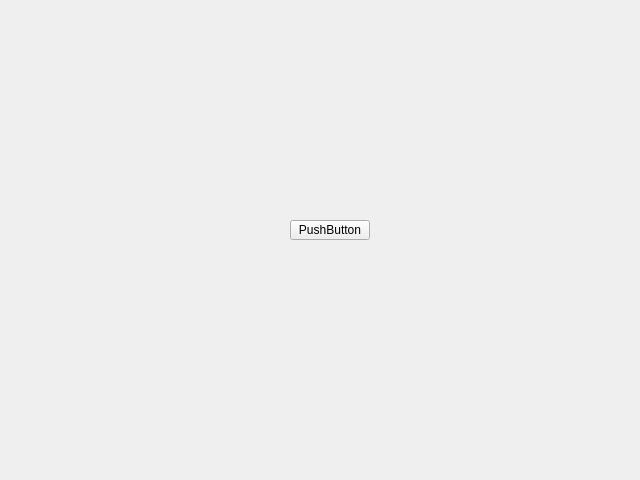
<?xml version="1.0" encoding="UTF-8"?>
<ui version="4.0">
 <class>FaceDrawDlg</class>
 <widget class="QWidget" name="FaceDrawDlg">
  <property name="windowModality">
   <enum>Qt::NonModal</enum>
  </property>
  <property name="geometry">
   <rect>
    <x>0</x>
    <y>0</y>
    <width>640</width>
    <height>480</height>
   </rect>
  </property>
  <property name="windowTitle">
   <string>Form</string>
  </property>
  <property name="autoFillBackground">
   <bool>false</bool>
  </property>
  <widget class="QPushButton" name="Btn_Setup">
   <property name="geometry">
    <rect>
     <x>290</x>
     <y>220</y>
     <width>80</width>
     <height>20</height>
    </rect>
   </property>
   <property name="text">
    <string>PushButton</string>
   </property>
  </widget>
 </widget>
 <resources/>
 <connections/>
</ui>
